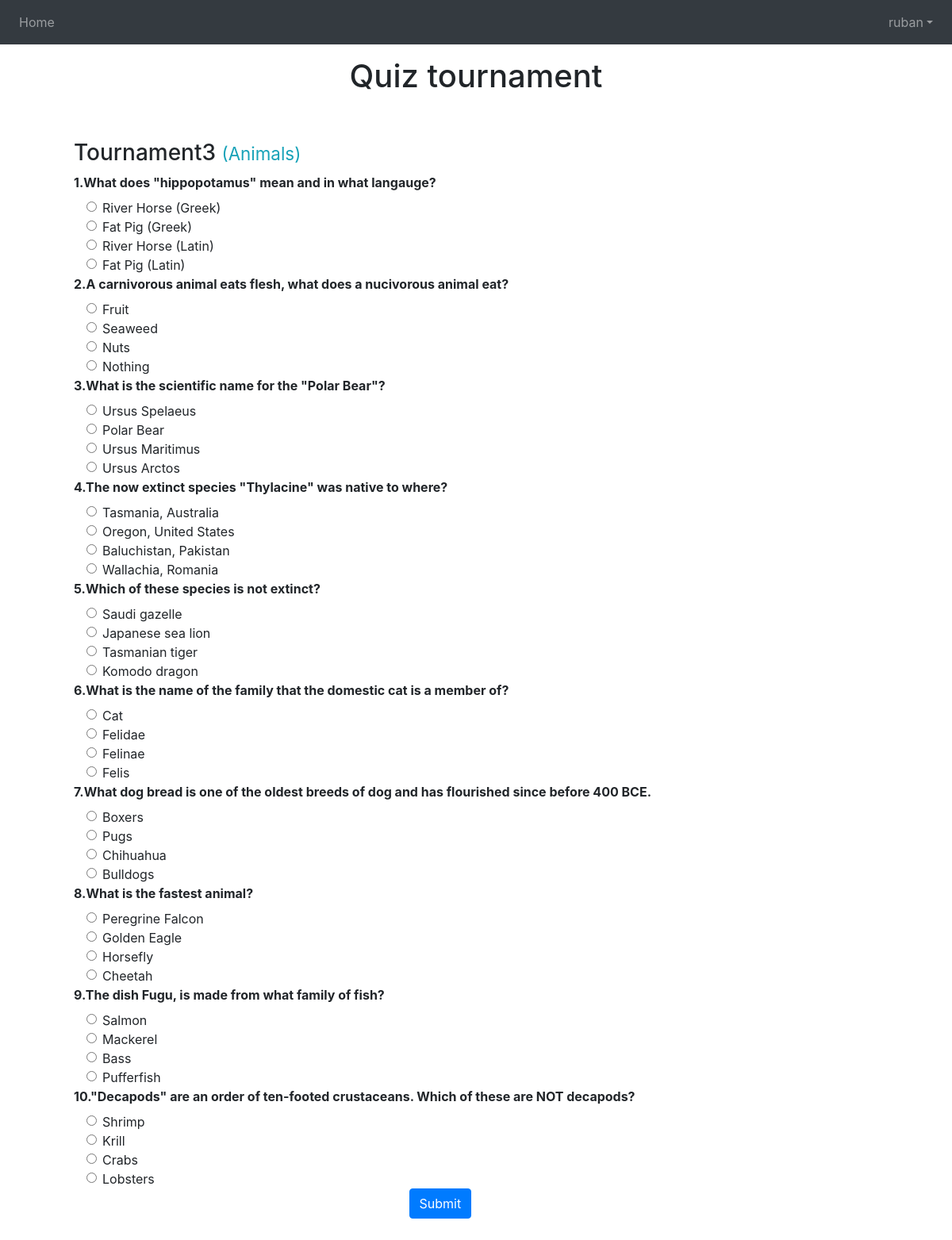
The page /quiz/12/ (signed in) on the database its author committed.
### quiz/models.py (models this page shows, shortened)
class User(AbstractUser):
  interests = models.ManyToManyField(Category, blank=True, related_name='interested_players')

class Tournament(models.Model):
    DIFFICULTY_CHOICES = [
    ('easy', 'Easy'),
    ('medium', 'Medium'),
    ('hard', 'Hard'),
    ]
    name = models.CharField(max_length=50)
    difficulty = models.CharField(max_length=6, choices=DIFFICULTY_CHOICES)
    category = models.ForeignKey(Category, on_delete=models.CASCADE)
    start_date = models.DateField()
    end_date = models.DateField()
    questions = models.TextField()

class Category(models.Model):
    category = models.CharField(max_length=50)
    key = models.IntegerField()

### quiz/views.py (the view)
# urls.py: path('quiz/<int:id>/', views.quiz, name='quiz'),
def quiz(request, id):
    tournament = Tournament.objects.get(id = id)
    questions = json.loads(tournament.questions)
    for question in questions:
        question['incorrect_answers'].append(question['correct_answer'])
        random.shuffle(question['incorrect_answers'])
    return render(request, 'quiz/quiz.html', {'tournament': tournament,"questions":questions})

### quiz/templates/quiz/quiz.html (shortened to what this page needs)
{% extends 'quiz/base.html' %}
{% block content %}
<div class="container p-5">
    <h3>{{ tournament.name }} <small class="text-info">({{ tournament.category.category }})</small></h3>
    <form method="post" action="/results/{{tournament.id}}/">
        <div>
            {% for question in  questions  %}
            {% with outer_loop=forloop.counter %}
                <label style="font-weight: bold;">{{forloop.counter}}.{{ question.question |safe}}</label>
                {% for ans in  question.incorrect_answers  %}
                <div class="form-check ml-3">
                <label class="form-check-label">
                <input class="form-check-input" type="radio" name="{{ outer_loop }}" value="{{ans|safe}}">{{ans|safe}}
                </label>
                </div>
                {% endfor %}
            {% endwith %}
            {% endfor %}
        </div>
        <div>
            <input class="btn btn-primary offset-md-5" type="submit" value="Submit">
        </div>
    </form>
</div>
{% endblock %}

### quiz/templates/quiz/base.html (shortened to what this page needs)
<!DOCTYPE html>
{% load static %}
<html lang="en">
<head>
    <link rel="stylesheet" href="https://stackpath.bootstrapcdn.com/bootstrap/4.4.1/css/bootstrap.min.css"
>
</head>
<body>
    <nav class="navbar navbar-expand-lg navbar-dark bg-dark capitalise">
        <div class="collapse navbar-collapse" id="navbarNavDropdown">
            <ul class="navbar-nav mr-auto">
                <li class="nav-item {% if page == 'dashboard' %} active {% endif %}">
                    <a class="nav-link" href="/">Home<span class="sr-only">(current)</span></a>
                </li>
            </ul>
            <ul class="navbar-nav ml-auto">
                {% if user.is_authenticated %}
                <li class="nav-item dropdown">
                  <a class="nav-link dropdown-toggle" href="#" id="navbarDropdown" role="button" data-toggle="dropdown" aria-haspopup="true" aria-expanded="false">{{ user.username }}</a>
                </li>
                {% else %}
                <li class="nav-item">
                    <a class="nav-link" href="/login">Login</a>
                  </li>
            {% endif %}
              </ul>
        </div>
    </nav>
    <div class="page-header text-center">
        <h1>Quiz tournament</h1>
    </div>
    <div class="content container">
        <div class="row">
            <div class="col-md-12">
                {% block content %}
                {% endblock %}
            </div>
        </div>
    </div>
</body>
</html>

### rows shown on the page
User: username "ruban"
Tournament: name "Tournament3", category.category "Animals"

### other values the page prints
{{ question.question |safe }} "What does \"hippopotamus\" mean and in what langauge?" "A carnivorous animal eats flesh, what does a nucivorous animal eat?" "What is the scientific name for the \"Polar Bear\"?" "The now extinct species \"Thylacine\" was native to where?" "Which of these species is not extinct?" "What is the name of the family that the domestic cat is a member of?" "What dog bread is one of the oldest breeds of dog and has flourished since before 400 BCE." "What is the fastest animal?" "The dish Fugu, is made from what family of fish?" "\"Decapods\" are an order of ten-footed crustaceans. Which of these are NOT decapods?"
{{ ans|safe }} "River Horse (Greek)" "Fat Pig (Greek)" "River Horse (Latin)" "Fat Pig (Latin)" "Fruit" "Seaweed" "Nuts" "Nothing" "Ursus Spelaeus" "Polar Bear" "Ursus Maritimus" "Ursus Arctos" "Tasmania, Australia" "Oregon, United States" "Baluchistan, Pakistan" "Wallachia, Romania" "Saudi gazelle" "Japanese sea lion" "Tasmanian tiger" "Komodo dragon" "Cat" "Felidae" "Felinae" "Felis" "Boxers" "Pugs" "Chihuahua" "Bulldogs" "Peregrine Falcon" "Golden Eagle" "Horsefly" "Cheetah" "Salmon" "Mackerel" "Bass" "Pufferfish" "Shrimp" "Krill" "Crabs" "Lobsters"
